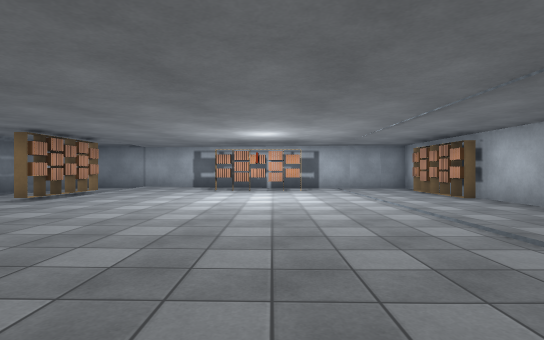
view 1 (above)

21 first-person views from a walk through a Unity game level. The camera is 1.2 m above the floor, looks level and sees 80° across. The floor is counted in squares, 2 m on a side. Each view is taken from the middle of a square. On the plan, view 1 faces up. The plan holds only what a view shows up to about 10 squares ahead; the rest is blank. The player character is not drawn. Some surface patterns are stand-ins.

view 2
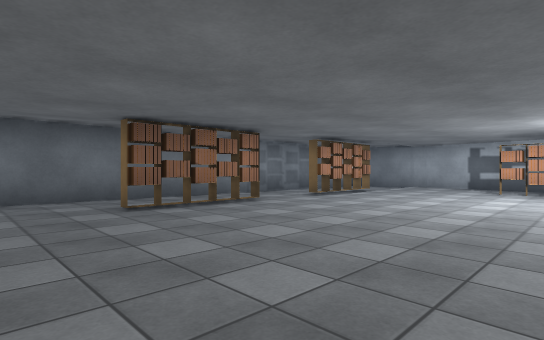

view 3
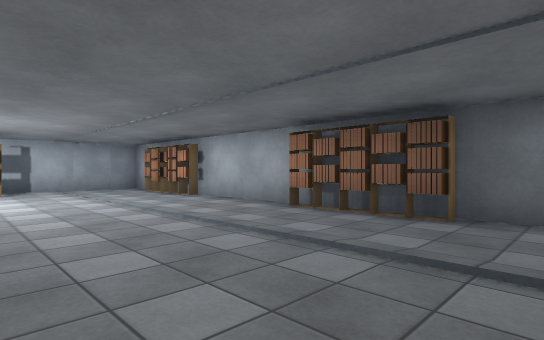

view 4
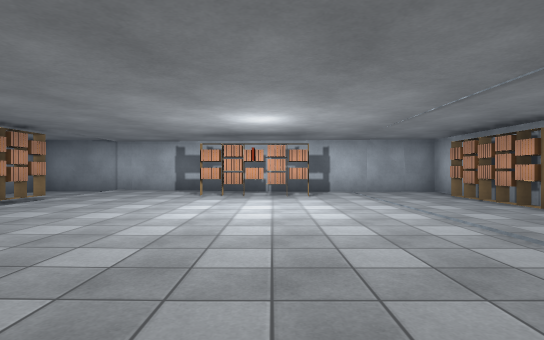

view 5
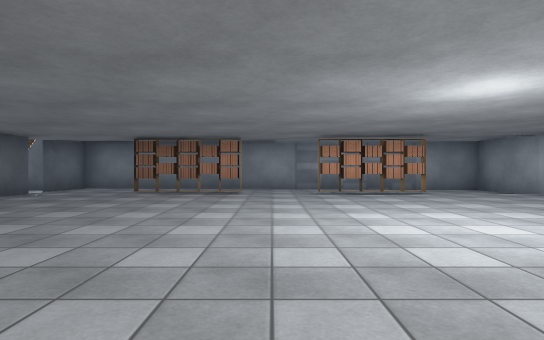

view 6
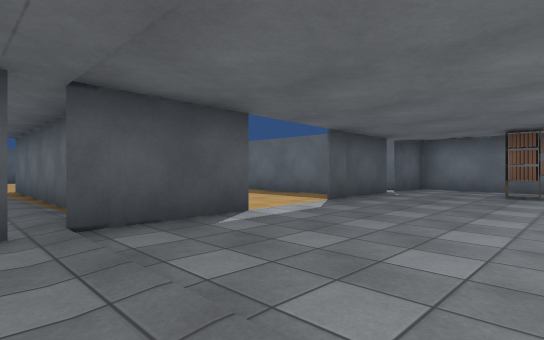

view 7
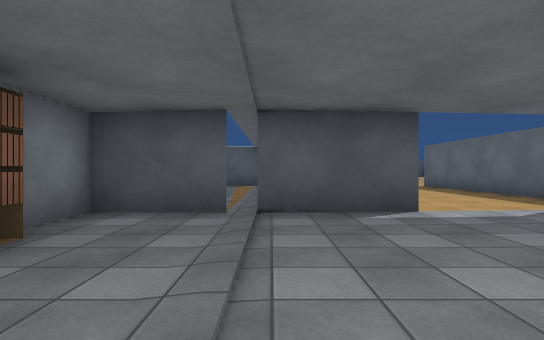

view 8
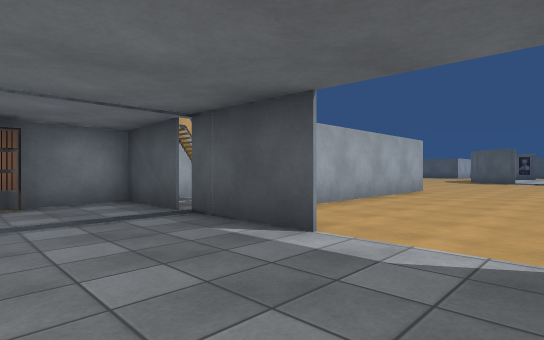

view 9
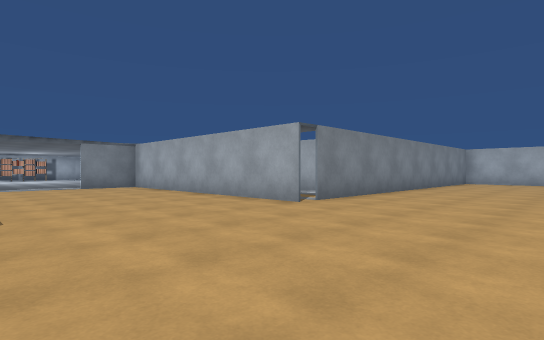

view 10
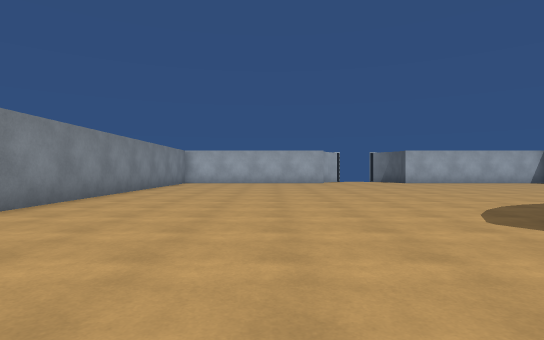

view 11
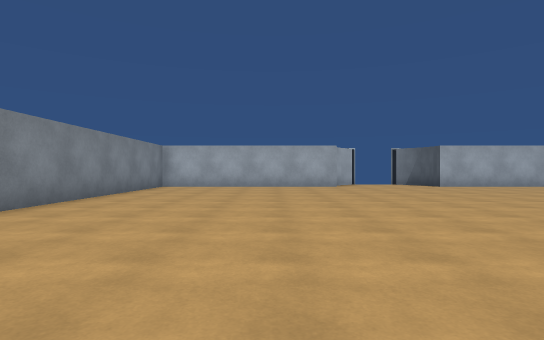

view 12
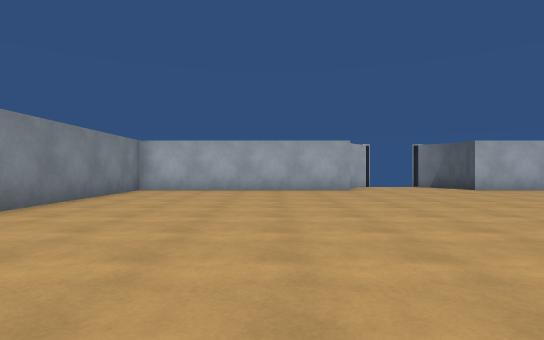

view 13
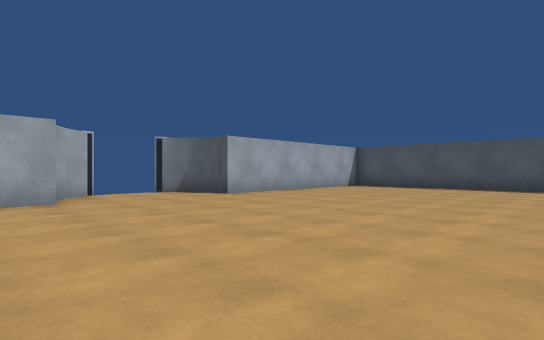

view 14
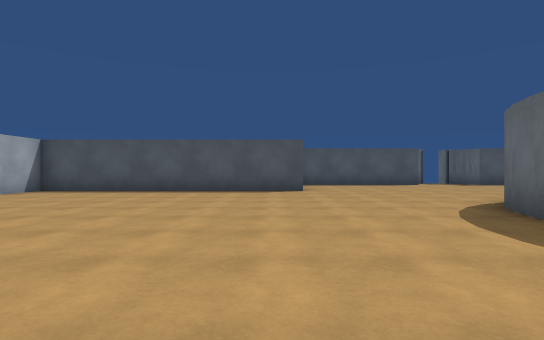

view 15
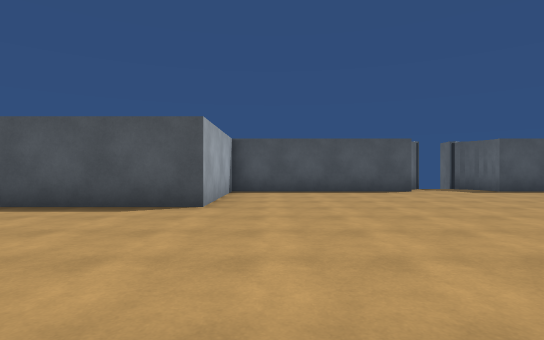

view 16
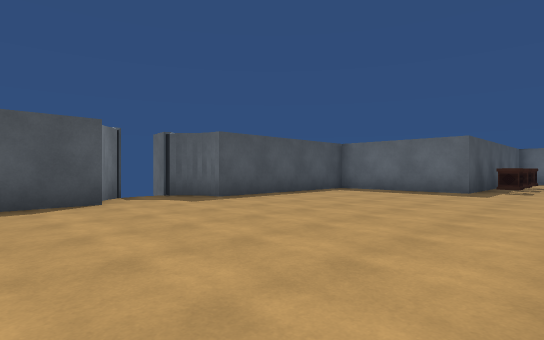

view 17
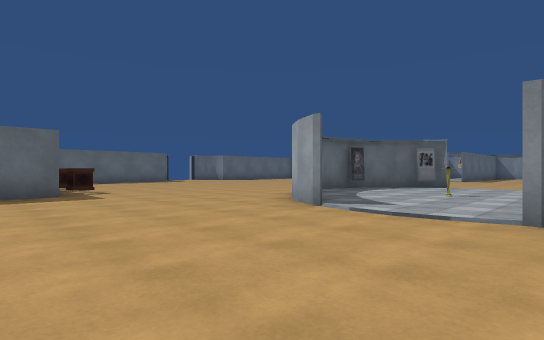

view 18
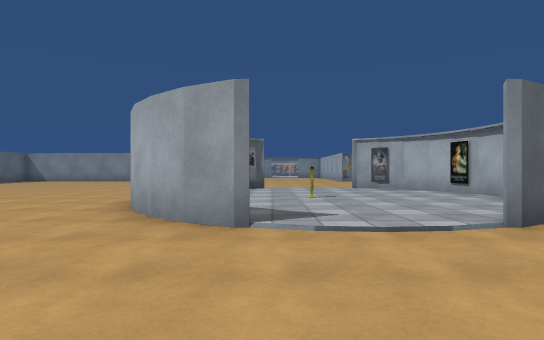

view 19
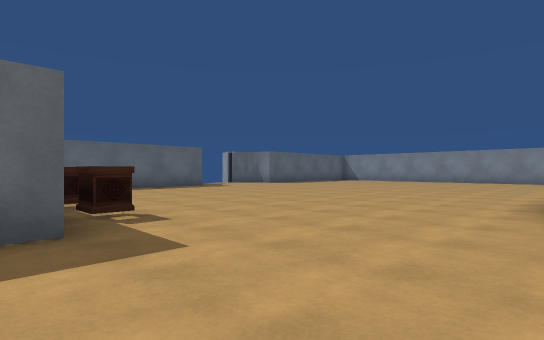

view 20
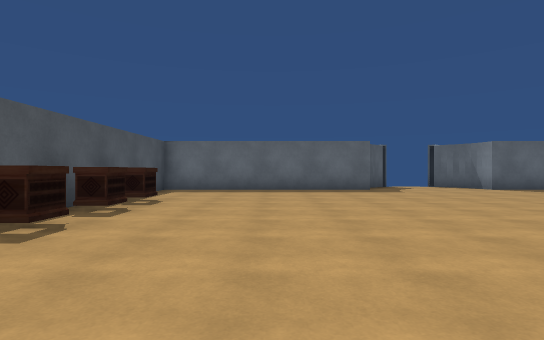

view 21
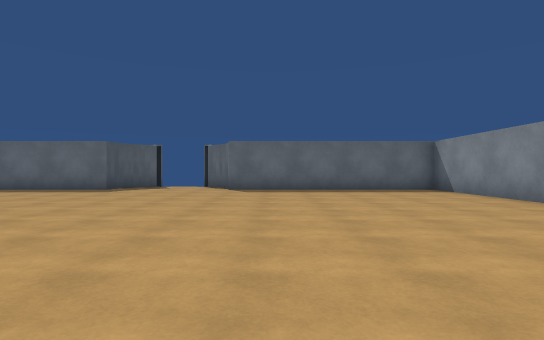

### Floor plan
Points are (right, up) in squares from view 1. A wall is a line through its corners. A room is listed if a view was taken in it or the views show most of it. See-through windows are left out.
Room 1 (views 1, 2, 3, 4, 5, 6, 7, 8)
walls: (-0.1, -0.5) (2.3, -0.5); (-4.3, -0.5) (-2.1, -0.5); (2.6, -0.5) (4.6, -0.5); (-6.7, -0.5) (-4.8, -0.5); (4.5, -2) (4.6, 11) (-6.7, 11) (-6.6, -1.9)
ways out: opening at (-1.5, -1) to room 2
objects: shelf (-5, 2) to (-5, 4); shelf (-5, 7) to (-5, 8); shelf (-1, 10) to (0, 10); shelf (4, 2) to (4, 3); shelf (4, 7) to (4, 9)
Room 2 (views 9, 10, 11, 12, 13, 14, 15, 16, 17, 18, 19, 20, 21)
walls: (-2.4, -15.5) (-2.9, -15.9); (-2.3, -15.1) (-2.7, -15.4); (1.2, -15.5) (0.5, -15.1); (-3.9, -16.9) (-4.1, -17.5); (-4.3, -17.1) (-4.5, -17.7); (2.5, -17) (2.1, -16.4) (1.7, -15.9) (1, -15.3); (-4.4, -17.7) (-4.5, -18.4); (2.6, -17.8) (2.4, -16.9); (2.7, -18.4) (2.7, -17.6); (2.7, -19) (2.5, -19.8); (2.5, -19.7) (2.2, -20.2); (-3.5, -20.9) (-4, -20.3) (-4.3, -19.8); (-3, -21.3) (-3.6, -20.8); (1, -21.4) (0.6, -21.6); (-2.3, -21.7) (-3.1, -21.2); (1.7, -8.1) (1.7, -2.5); (-7.3, -24.4) (-7.3, -26.9); (0, -28) (5.1, -28) (5.1, -24.3) (12.6, -24.3) (12.6, -22.9); (-10.9, -8.1) (-14.8, -8.1) (-14.8, -14.4); (-6.1, -28) (-2.3, -28); (-1.6, -29.1) (-1.7, -30); (12.6, -14.4) (12.6, -8.1) (2.1, -8.1); (-14.8, -18) (-14.8, -24.3) (-8.4, -24.3); (12.6, -20.6) (12.6, -18); (-3.7, -1.6) (-3.7, -6)
ways out: opening at (-1.5, -1) to room 1; gap at (15, -17)
objects: table (-11, -23); table (-10, -23); table (-8, -24); other object (-1, -19)

Positions as (right, up) in squares from view 1, and headings:
1: (0, 0), facing up
2: (0, 0), facing up-left
3: (0, 0), facing up-right
4: (0, 2), facing up
5: (3, 5), facing left
6: (3, 3), facing down-left
7: (2, 4), facing down
8: (-2, 2), facing down-right
9: (-3, -12), facing up-right
10: (-2, -12), facing right
11: (1, -12), facing right
12: (3, -12), facing right
13: (6, -13), facing down-right
14: (6, -15), facing down
15: (4, -19), facing down
16: (2, -22), facing down-left
17: (1, -26), facing up-left
18: (-2, -25), facing up
19: (-4, -25), facing up-left
20: (-5, -21), facing left
21: (-5, -13), facing left
